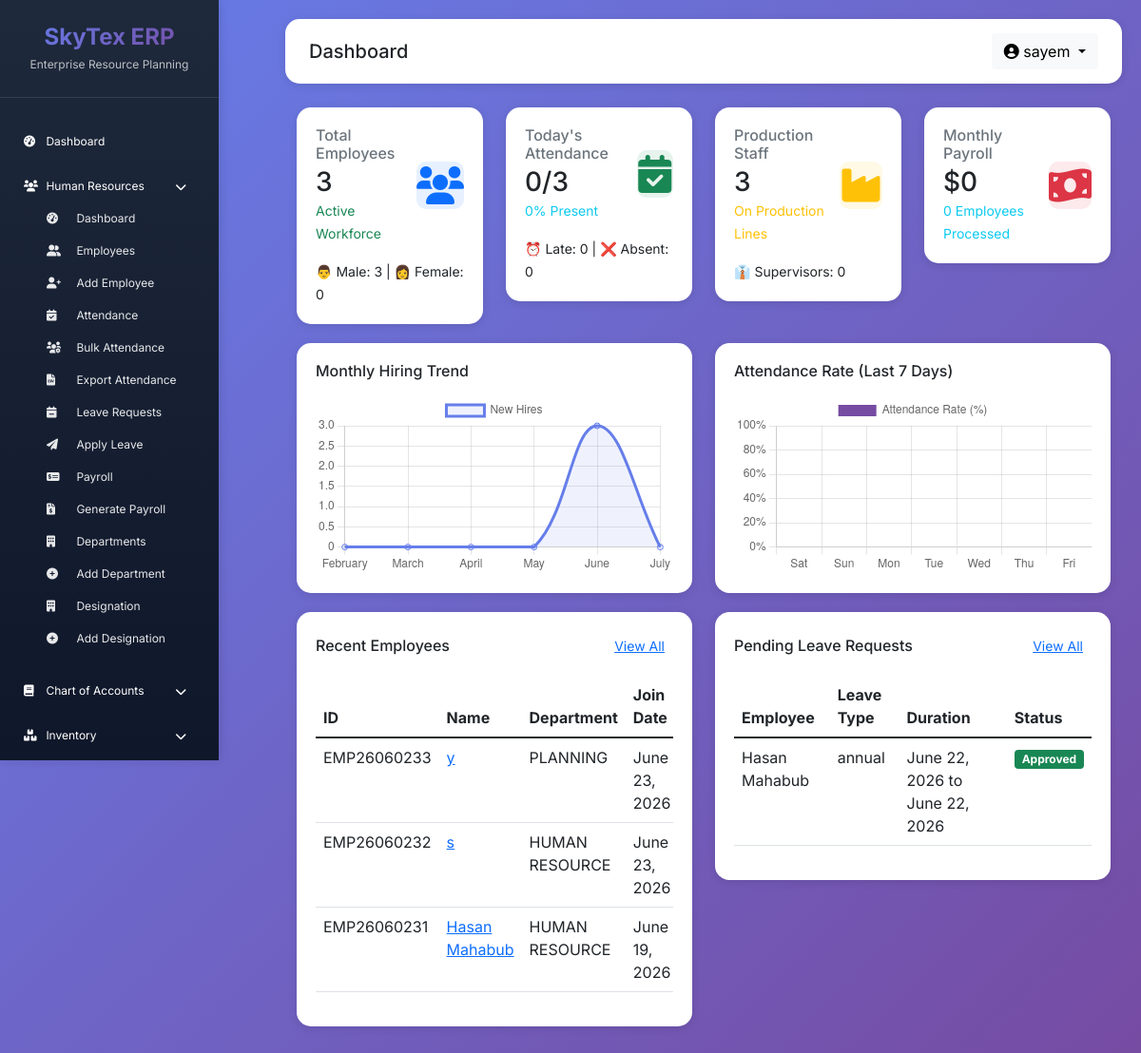
The page /hr/ (signed in) on the database as committed earlier.
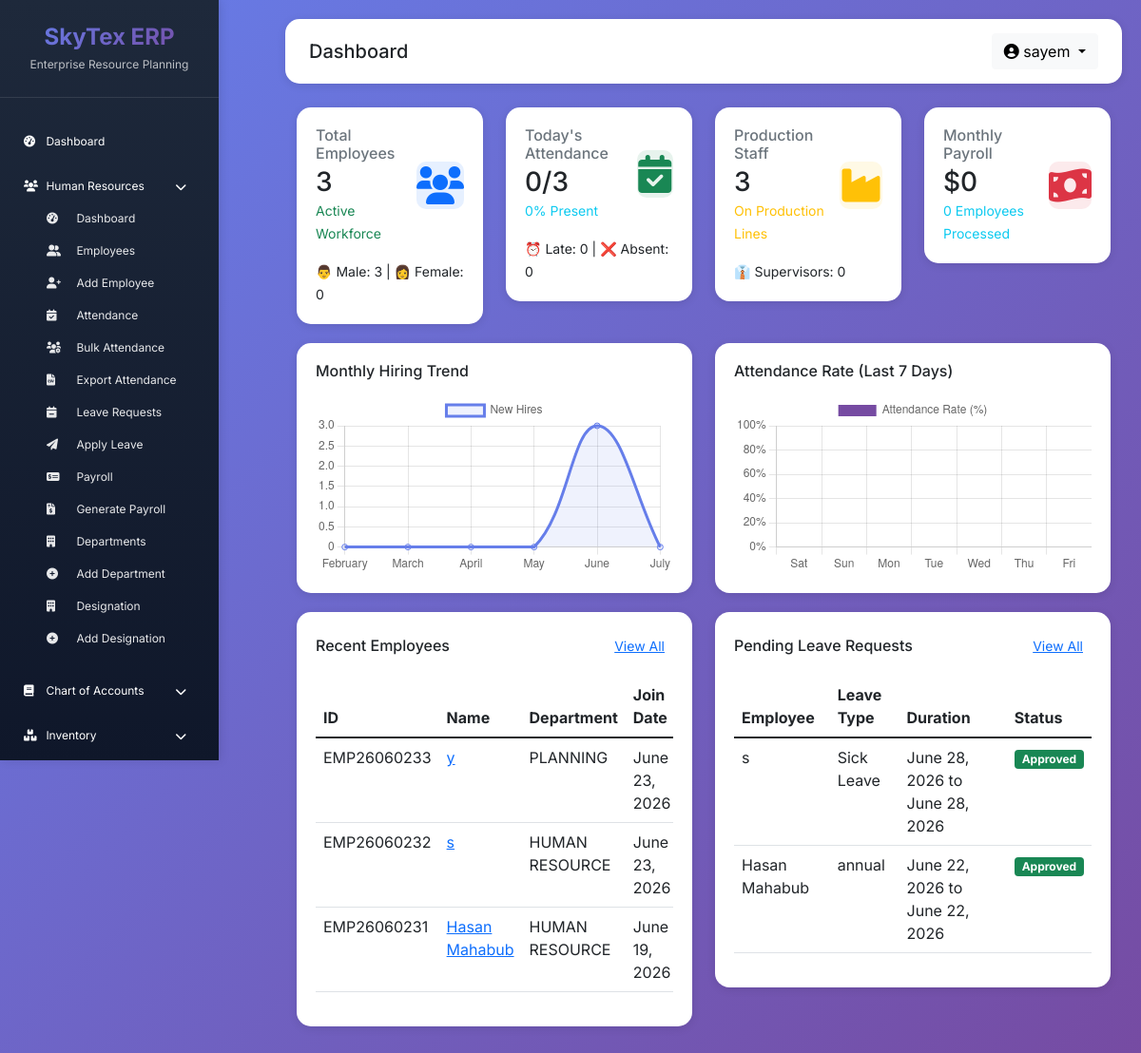
The same page on the database as committed later.
### apps/hr/models.py (models this page shows, shortened)
class Employee(models.Model):
    SKILL_CATEGORIES = [
        ('cutting', 'Cutting'),
        ('stitching', 'Stitching'),
        ('finishing', 'Finishing'),
        ('washing', 'Washing'),
        ('qc', 'Quality Control'),
        ('maintenance', 'Maintenance'),
        ('supervisor', 'Supervisor'),
        ('management', 'Management'),
    ]
    EMPLOYMENT_TYPES = [
        ('monthly', 'Monthly Salary'),
        ('contractual', 'Contractual'),
    ]
    GENDER_CHOICES = [
        ('male', 'Male'),
        ('female', 'Female'),
        ('other', 'Other'),
    ]
    MARITAL_STATUS = [
        ('single', 'Single'),
        ('married', 'Married'),
        ('divorced', 'Divorced'),
        ('widowed', 'Widowed'),
    ]
    SHIFT_CHOICES = [
        ('morning', 'Morning (8 AM - 4 PM)'),
        ('day', 'Day (10 AM - 6 PM)'),
        ('night', 'Night (10 PM - 6 AM)'),
    ]
    employee_id = models.CharField(max_length=20, unique=True)
    user = models.OneToOneField(User, on_delete=models.SET_NULL, null=True, blank=True, related_name='hr_employee')
    full_name = models.CharField(max_length=200)
    father_name = models.CharField(max_length=200)
    mother_name = models.CharField(max_length=200)
    spouse_name = models.CharField(max_length=200, blank=True)
    date_of_birth = models.DateField()
    gender = models.CharField(max_length=10, choices=GENDER_CHOICES)
    marital_status = models.CharField(max_length=10, choices=MARITAL_STATUS, default='single')
    national_id = models.CharField(max_length=50, unique=True)
    passport_number = models.CharField(max_length=50, blank=True)
    joining_date = models.DateField()
    confirmation_date = models.DateField(null=True, blank=True)
    department = models.ForeignKey(Department, on_delete=models.SET_NULL, null=True, related_name='employees')
    designation = models.ForeignKey(Designation, on_delete=models.SET_NULL, null=True, related_name='employees')
    skill_category = models.CharField(max_length=50, choices=SKILL_CATEGORIES)
    employment_type = models.CharField(max_length=20, choices=EMPLOYMENT_TYPES)
    line_assignment = models.CharField(max_length=50, blank=True)
    shift = models.CharField(max_length=20, choices=SHIFT_CHOICES, default='day')
    reporting_to = models.ForeignKey('self', on_delete=models.SET_NULL, null=True, blank=True, related_name='subordinates')
    basic_salary = models.DecimalField(max_digits=10, decimal_places=2, default=0)
    house_rent = models.DecimalField(max_digits=10, decimal_places=2, default=0)
    medical_allowance = models.DecimalField(max_digits=10, decimal_places=2, default=0)
    transport_allowance = models.DecimalField(max_digits=10, decimal_places=2, default=0)
    daily_wage_rate = models.DecimalField(max_digits=10, decimal_places=2, default=0)
    phone_number = models.CharField(max_length=15)
    emergency_contact = models.CharField(max_length=15)
    email = models.EmailField(blank=True)
    present_address = models.TextField()
    permanent_address = models.TextField()
    bank_name = models.CharField(max_length=100, blank=True)
    bank_account_no = models.CharField(max_length=50, blank=True)
    pf_account_no = models.CharField(max_length=50, blank=True)
    profile_picture = models.ImageField(upload_to='employee_profiles/', null=True, blank=True)
    resume = models.FileField(upload_to='employee_resumes/', null=True, blank=True)
    is_active = models.BooleanField(default=True)
    is_on_leave = models.BooleanField(default=False)
    termination_date = models.DateField(null=True, blank=True)
    termination_reason = models.TextField(blank=True)
    created_at = models.DateTimeField(auto_now_add=True)
    updated_at = models.DateTimeField(auto_now=True)
    created_by = models.ForeignKey(User, on_delete=models.SET_NULL, null=True, related_name='created_employees')
    class Meta:
        ordering = ['employee_id']

class Department(models.Model):
    name = models.CharField(max_length=100)
    code = models.CharField(max_length=20, unique=True)
    description = models.TextField(blank=True)
    hod = models.CharField(max_length=100, blank=True)
    created_at = models.DateTimeField(auto_now_add=True)
    class Meta:
        ordering = ['name']

class Leave(models.Model):
    LEAVE_TYPES = [
        ('sick', 'Sick Leave'),
        ('casual', 'Casual Leave'),
        ('unpaid', 'Unpaid Leave'),
    ]
    LEAVE_ANNUAL_QUOTA = {
        'casual': 14,
        'sick': 10,
    }
    STATUS_CHOICES = [
        ('pending', 'Pending'),
        ('approved', 'Approved'),
        ('rejected', 'Rejected'),
        ('cancelled', 'Cancelled'),
    ]
    employee = models.ForeignKey(Employee, on_delete=models.CASCADE, related_name='leaves')
    leave_type = models.CharField(max_length=20, choices=LEAVE_TYPES)
    start_date = models.DateField()
    end_date = models.DateField()
    total_days = models.IntegerField()
    reason = models.TextField()
    status = models.CharField(max_length=20, choices=STATUS_CHOICES, default='pending')
    approved_by = models.ForeignKey(User, on_delete=models.SET_NULL, null=True, related_name='approved_leaves')
    approved_date = models.DateField(null=True, blank=True)
    remarks = models.TextField(blank=True)
    created_at = models.DateTimeField(auto_now_add=True)

### apps/hr/views.py (the view)
# urls.py: path('', views.hr_dashboard, name='hr_dashboard'),
@login_required
def hr_dashboard(request):
    context = {
        'active': 'hr',
        'page_title': 'HR Dashboard',
    }
    context['total_employees'] = Employee.objects.filter(is_active=True).count()
    context['total_departments'] = Department.objects.count()
    context['total_designations'] = Designation.objects.count()
    context['production_staff'] = Employee.objects.filter(
        is_active=True,
        skill_category__in=['cutting', 'stitching', 'finishing', 'washing', 'qc']
    ).count()
    context['supervisors'] = Employee.objects.filter(skill_category='supervisor', is_active=True).count()
    context['management'] = Employee.objects.filter(skill_category='management', is_active=True).count()
    context['male_employees'] = Employee.objects.filter(gender='male', is_active=True).count()
    context['female_employees'] = Employee.objects.filter(gender='female', is_active=True).count()
    today = date.today()
    context['today_attendance'] = Attendance.objects.filter(date=today).count()
    context['today_present'] = Attendance.objects.filter(date=today, status='present').count()
    context['today_absent'] = Attendance.objects.filter(date=today, status='absent').count()
    context['today_late'] = Attendance.objects.filter(date=today, is_late=True).count()
    context['pending_leaves'] = Leave.objects.filter(status='pending').count()
    context['approved_leaves'] = Leave.objects.filter(status='approved').count()
    current_month = date.today().month
    current_year = date.today().year
    payrolls = Payroll.objects.filter(month=current_month, year=current_year, status='processed')
    context['monthly_payroll_total'] = payrolls.aggregate(total=Sum('net_payable'))['total'] or 0
    context['monthly_payroll_count'] = payrolls.count()
    context['recent_employees'] = Employee.objects.order_by('-created_at')[:5]
    context['recent_leaves'] = Leave.objects.order_by('-created_at')[:5]
    context['recent_attendances'] = Attendance.objects.order_by('-date')[:5]
    monthly_hiring = []
    for i in range(6):
        month = date.today().month - i
        year = date.today().year
        if month <= 0:
            month += 12
            year -= 1
        count = Employee.objects.filter(joining_date__month=month, joining_date__year=year).count()
        monthly_hiring.append(count)
    context['monthly_hiring'] = monthly_hiring[::-1]
    context['months'] = [date(date.today().year, m, 1).strftime('%B') for m in range(date.today().month-5, date.today().month+1)]
    attendance_rate = []
    for i in range(6, -1, -1):
        day = date.today() - timedelta(days=i)
        total = Employee.objects.filter(is_active=True).count()
        present = Attendance.objects.filter(date=day, status='present').count()
        rate = (present / total * 100) if total > 0 else 0
        attendance_rate.append(rate)
    context['attendance_rate'] = attendance_rate
    context['attendance_days'] = [(date.today() - timedelta(days=i)).strftime('%a') for i in range(6, -1, -1)]
    return render(request, 'hr/dashboard.html', context)

### templates/hr/dashboard.html (shortened to what the changed rows need)
{% extends 'base/base.html' %}
{% load static %}
{% block content %}
<div class="container-fluid">
    <div class="row">
        <div class="col-md-6">
            <div class="stat-card">
                <div class="table-responsive">
                    <table class="table table-hover">
                        <thead>
                            <tr>
                                <th>ID</th>
                                <th>Name</th>
                                <th>Department</th>
                                <th>Join Date</th>
                            </tr>
                        </thead>
                        <tbody>
                            {% for emp in recent_employees %}
                            <tr>
                                <td>{{ emp.employee_id }}</td>
                                <td>
                                    <a href="{% url 'hr:employee_detail' emp.pk %}">
                                        {{ emp.full_name }}
                                    </a>
                                </td>
                                <td>{{ emp.department.name|default:"-" }}</td>
                                <td>{{ emp.joining_date }}</td>
                            </tr>
                            {% empty %}
                            <tr>
                                <td colspan="4" class="text-center">No employees found</td>
                            </tr>
                            {% endfor %}
                        </tbody>
                    </table>
                </div>
            </div>
        </div>
        <div class="col-md-6">
            <div class="stat-card">
                <div class="table-responsive">
                    <table class="table table-hover">
                        <thead>
                            <tr>
                                <th>Employee</th>
                                <th>Leave Type</th>
                                <th>Duration</th>
                                <th>Status</th>
                            </tr>
                        </thead>
                        <tbody>
                            {% for leave in recent_leaves %}
                            <tr>
                                <td>{{ leave.employee.full_name }}</td>
                                <td>{{ leave.get_leave_type_display }}</td>
                                <td>{{ leave.start_date }} to {{ leave.end_date }}</td>
                                <td>
                                    <span class="badge bg-{% if leave.status == 'pending' %}warning{% elif leave.status == 'approved' %}success{% else %}danger{% endif %}">
                                        {{ leave.get_status_display }}
                                    </span>
                                </td>
                            </tr>
                            {% empty %}
                            <tr>
                                <td colspan="4" class="text-center">No leave requests</td>
                            </tr>
                            {% endfor %}
                        </tbody>
                    </table>
                </div>
            </div>
        </div>
    </div>
</div>
{% endblock %}
{% block extra_js %}
<script>
    // Hiring Chart
    const hiringCtx = document.getElementById('hiringChart').getContext('2d');
    new Chart(hiringCtx, {
        type: 'line',
        data: {
            labels: {{ months|safe }},
            datasets: [{
                label: 'New Hires',
                data: {{ monthly_hiring|safe }},
                borderColor: '#667eea',
                backgroundColor: 'rgba(102, 126, 234, 0.1)',
                tension: 0.4,
                fill: true
            }]
        },
        options: {
            responsive: true,
            plugins: {
                legend: { position: 'top' }
            }
        }
    });
    // Attendance Chart
    const attendanceCtx = document.getElementById('attendanceChart').getContext('2d');
    new Chart(attendanceCtx, {
        type: 'bar',
        data: {
            labels: {{ attendance_days|safe }},
            datasets: [{
                label: 'Attendance Rate (%)',
                data: {{ attendance_rate|safe }},
                backgroundColor: '#764ba2',
                borderRadius: 10
            }]
        },
        options: {
            responsive: true,
            plugins: {
                legend: { position: 'top' }
            },
            scales: {
                y: {
                    beginAtZero: true,
                    max: 100,
                    ticks: {
                        callback: function(value) {
                            return value + '%';
                        }
                    }
                }
            }
        }
    });
</script>
{% endblock %}

Rows that differ between the two databases and show on the page:
added Leave: employee.full_name "s", leave_type "Sick Leave", start_date "June 28, 2026", end_date "June 28, 2026", status "Approved"
